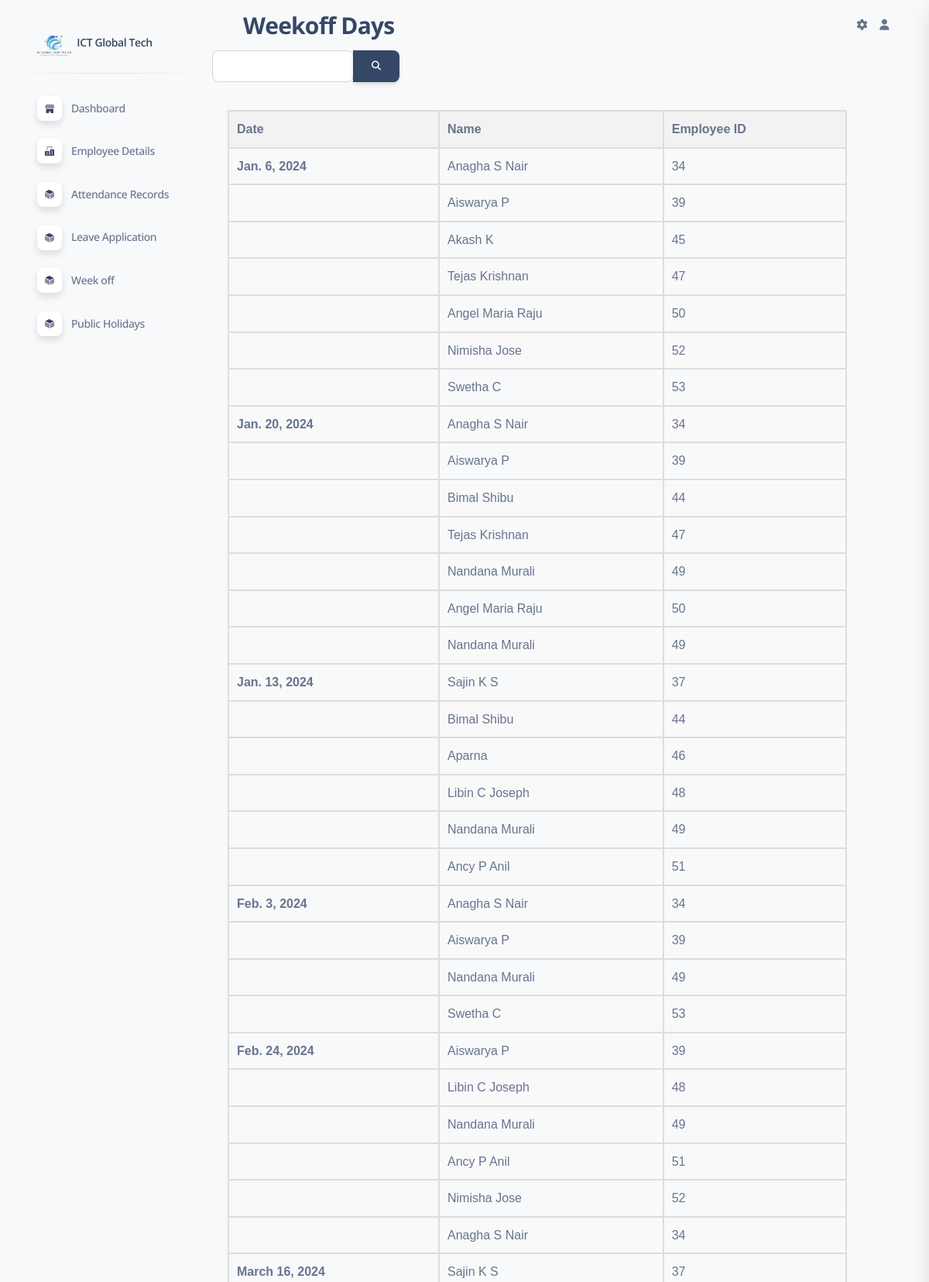
/weekoffdisplayadmin/ (upper part), run on the app's committed database.
### attendance_app/models.py (models this page shows)
class ExtraModel(models.Model):
    name=models.CharField(max_length=30)
    employeeid=models.CharField(max_length=30)
    date=models.DateField(blank=True, null=True)
    status=models.CharField(max_length=40)
    login=models.CharField(max_length=20)

### attendance_app/views.py (the view)
# urls.py: path('weekoffdisplayadmin/', views.weekoffdisplayadmin),
def weekoffdisplayadmin(request):
    try:
        unique_dates = ExtraModel.objects.filter(status='Weekoff').values_list('date', flat=True).distinct()
        weekoff_data_by_date = []
        for date in unique_dates:
            records_for_date = ExtraModel.objects.filter(date=date, status='Weekoff')
            records_data = [{'name': record.name, 'employeeid': record.employeeid} for record in records_for_date]
            weekoff_data_by_date.append({'date': date, 'records': records_data})
        return render(request, 'weekoffdisplayadmin.html', {'weekoff_data_by_date': weekoff_data_by_date})
    except Exception as e:
        return JsonResponse({'status': 'error', 'message': str(e)})

### attendance_app/templates/weekoffdisplayadmin.html (shortened to what this page needs)
<!DOCTYPE html>
<html lang="en">
<head>
  <link href=" /static/assets/css/nucleo-icons.css" rel="stylesheet" />
  <link href=" /static/assets/css/nucleo-svg.css" rel="stylesheet" />
  <link href=" /static/assets/css/nucleo-svg.css" rel="stylesheet" />
  <link id="pagestyle" href=" /static/assets/css/soft-ui-dashboard.css?v=1.0.7" rel="stylesheet" />
</head>
<body class="g-sidenav-show  bg-gray-100">
  <aside class="sidenav navbar navbar-vertical navbar-expand-xs border-0 border-radius-xl my-3 fixed-start ms-3 " id="sidenav-main">
    <div class="sidenav-header">
      <a class="navbar-brand m-0" href="  " target="_blank">
        <img src="  /static/ict logo.png " class="navbar-brand-img h-100" alt="main_logo">
        <span class="ms-1 font-weight-bold">ICT Global Tech</span>
      </a>
    </div>
    <hr class="horizontal dark mt-0">
    <div class="collapse navbar-collapse  w-auto " id="sidenav-collapse-main">
      <ul class="navbar-nav">
        <li class="nav-item">
          <a class="nav-link" href="/admindashboard/">
            <div class="icon icon-shape icon-sm shadow border-radius-md bg-white text-center me-2 d-flex align-items-center justify-content-center">
            </div>
            <span class="nav-link-text ms-1">Dashboard</span>
          </a>
        </li>
        <li class="nav-item">
          <a class="nav-link  " href="/employeedetails/">
            <div class="icon icon-shape icon-sm shadow border-radius-md bg-white text-center me-2 d-flex align-items-center justify-content-center">
            </div>
            <span class="nav-link-text ms-1">Employee Details</span>
          </a>
        </li>
        <li class="nav-item">
          <a class="nav-link  " href="/display_attendance/">
            <div class="icon icon-shape icon-sm shadow border-radius-md bg-white text-center me-2 d-flex align-items-center justify-content-center">
            </div>
            <span class="nav-link-text ms-1">Attendance Records</span>
          </a>
        </li>
        <li class="nav-item">
          <a class="nav-link  " href="/leavedisplay/">
            <div class="icon icon-shape icon-sm shadow border-radius-md bg-white text-center me-2 d-flex align-items-center justify-content-center">
            </div>
            <span class="nav-link-text ms-1">Leave Application</span>
          </a>
        </li>
        <li class="nav-item">
          <a class="nav-link  " href="/weekoff/">
            <div class="icon icon-shape icon-sm shadow border-radius-md bg-white text-center me-2 d-flex align-items-center justify-content-center">
            </div>
            <span class="nav-link-text ms-1">Week off</span>
          </a>
        </li>
        <li class="nav-item">
          <a class="nav-link  " href="/publicholidays/">
            <div class="icon icon-shape icon-sm shadow border-radius-md bg-white text-center me-2 d-flex align-items-center justify-content-center">
            </div>
            <span class="nav-link-text ms-1">Public Holidays</span>
          </a>
        </li>
  </aside>
  <main class="main-content position-relative max-height-vh-100 h-100 border-radius-lg ">
    <nav class="navbar navbar-main navbar-expand-lg px-0 mx-4 shadow-none border-radius-xl" id="navbarBlur" navbar-scroll="true">
      <div class="container-fluid py-1 px-3">
        <nav aria-label="breadcrumb">
          <h3 class="font-weight-bolder mb-0">Weekoff Days</h3>
        </nav>
        <div class="collapse navbar-collapse mt-sm-0 mt-2 me-md-0 me-sm-4" id="navbar">
          <ul class="navbar-nav  justify-content-end">
            <li class="nav-item px-3 d-flex align-items-center">
              <a href="javascript:;" class="nav-link text-body p-0">
                <i class="fa fa-cog fixed-plugin-button-nav cursor-pointer"></i>
              </a>
            </li>
            <li class="nav-item dropdown pe-2 d-flex align-items-center">
              <a href="javascript:;" class="nav-link text-body p-0" id="dropdownMenuButton" data-bs-toggle="dropdown" aria-expanded="false">
                <i class="fa fa-user me-sm-1"></i>
              </a>
            </li>
          </ul>
        </div>
      </div>
    </nav>
    <div class="input-group">
      <div class="form-outline" data-mdb-input-init>
          <input type="search" id="form1" class="form-control" />
      </div>
      <button type="button" id="searchButton" class="btn btn-dark" data-mdb-ripple-init>
          <i class="fas fa-search"></i>
      </button>
  </div>
<body>
<table border="2">
  <thead>
    <tr>
      <th>Date</th>
      <th>Name</th>
      <th>Employee ID</th>
    </tr>
  </thead>
  <tbody>
    {% for data_by_date in weekoff_data_by_date %}
      {% for record in data_by_date.records %}
        <tr>
          <td>
            {% if forloop.first %}
              <strong>{{ data_by_date.date }}</strong>
            {% endif %}
          </td>
          <td>{{ record.name }}</td>
          <td>{{ record.employeeid }}</td>
        </tr>
      {% endfor %}
    {% endfor %}
  </tbody>
</table>
  </body>
</main>
</body>
</html>

### attendance_app/static/assets/css/nucleo-svg.css (style rules this page uses)
.icon { display: inline-block; color: #111111; height: 1em; width: 1em; }
.icon-sm { height: 0.8em; width: 0.8em; }
.icon { fill: currentColor; stroke: none; }

### attendance_app/templates/weekoffdisplayadmin.html (style rules this page uses)
table { width: 800px; height: 500px; border-collapse: collapse; margin: 20px; font-family: Arial, sans-serif; }
th, td { border: 2px solid #ddd; padding: 10px; text-align: left; }
th { background-color: #f2f2f2; }
tbody tr:nth-child(even) { background-color: #f9f9f9; }

### data on the page
ExtraModel: name "Anagha S Nair", employeeid "34"
ExtraModel: name "Aiswarya P", employeeid "39"
ExtraModel: name "Akash K", employeeid "45"
ExtraModel: name "Tejas Krishnan", employeeid "47"
ExtraModel: name "Angel Maria Raju", employeeid "50"
ExtraModel: name "Nimisha Jose", employeeid "52"
ExtraModel: name "Swetha C", employeeid "53"
ExtraModel: name "Anagha S Nair", employeeid "34"
ExtraModel: name "Aiswarya P", employeeid "39"
ExtraModel: name "Bimal Shibu", employeeid "44"
ExtraModel: name "Tejas Krishnan", employeeid "47"
ExtraModel: name "Nandana Murali", employeeid "49"
ExtraModel: name "Angel Maria Raju", employeeid "50"
ExtraModel: name "Nandana Murali", employeeid "49"
ExtraModel: name "Sajin K S", employeeid "37"
ExtraModel: name "Bimal Shibu", employeeid "44"
ExtraModel: name "Aparna", employeeid "46"
ExtraModel: name "Libin C Joseph", employeeid "48"
ExtraModel: name "Nandana Murali", employeeid "49"
ExtraModel: name "Ancy P Anil", employeeid "51"
ExtraModel: name "Anagha S Nair", employeeid "34"
ExtraModel: name "Aiswarya P", employeeid "39"
ExtraModel: name "Nandana Murali", employeeid "49"
ExtraModel: name "Swetha C", employeeid "53"
ExtraModel: name "Aiswarya P", employeeid "39"
ExtraModel: name "Libin C Joseph", employeeid "48"
ExtraModel: name "Nandana Murali", employeeid "49"
ExtraModel: name "Ancy P Anil", employeeid "51"
ExtraModel: name "Nimisha Jose", employeeid "52"
ExtraModel: name "Anagha S Nair", employeeid "34"
ExtraModel: name "Sajin K S", employeeid "37"

### other printed values
{{ data_by_date.date }} "Jan. 6, 2024" "Jan. 20, 2024" "Jan. 13, 2024" "Feb. 3, 2024" "Feb. 24, 2024" "March 16, 2024"
